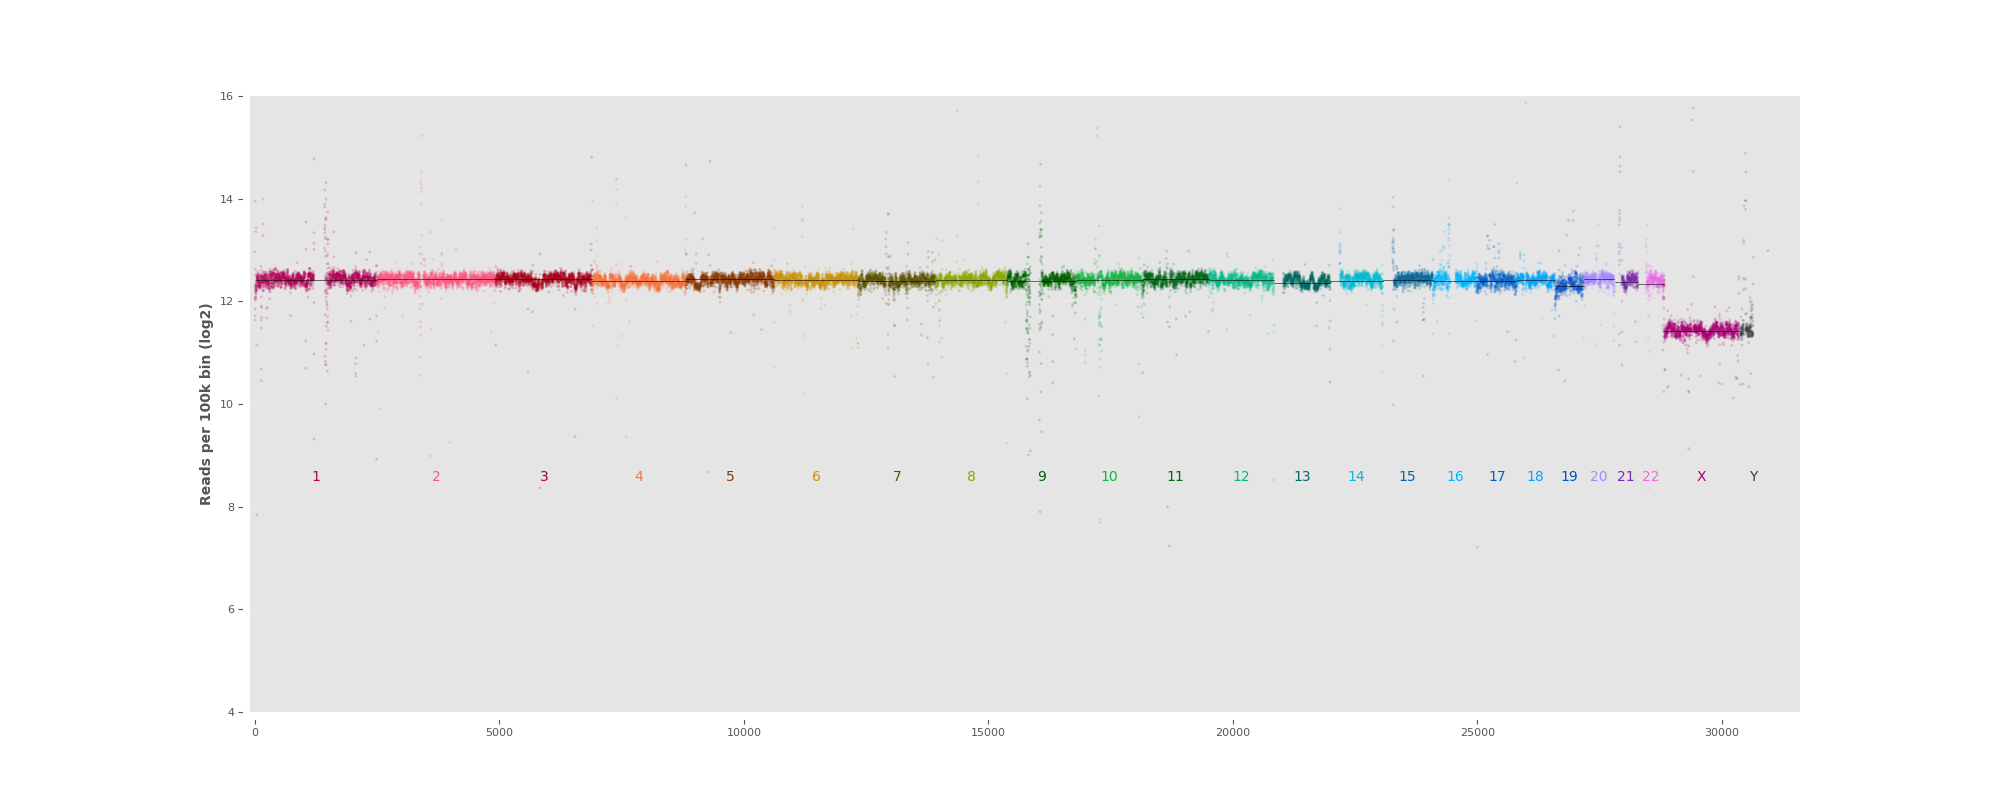

The Python source for this figure:
import pandas as pd
import numpy as np
import os
import matplotlib
matplotlib.use('TkAgg')
import matplotlib.pyplot as plt
import sys
import vcf
import os
import re
import json
import math
import six
from matplotlib import colors
from itertools import cycle
from colormath.color_objects import LCHabColor, sRGBColor
from colormath.color_conversions import convert_color
from scipy.stats import gaussian_kde
from sklearn import svm

coverage = pd.read_table('cov_female.bins', names=['chrom', 'start', 'end', 'count', 'nzpos', 'length', 'nzratio'])

def apply_dropped_spine(ax, spines=('left', 'bottom'), xgrid=False, smart_bounds=False,
                        drop=5):
    if drop:
        for sp in spines:
            ax.spines[sp].set_position(('outward', drop))

    for loc, spine in ax.spines.items():
        if loc in spines:
            spine.set_smart_bounds(smart_bounds)
            spine.set_linewidth(0.8)
        else:
            spine.set_color('none') # don't draw spine

    # turn off ticks where there is no spine
    if 'left' in spines:
        ax.yaxis.set_ticks_position('left')
    elif 'right' in spines:
        ax.yaxis.set_ticks_position('right')
    else:
        # no yaxis ticks
        ax.yaxis.set_ticks([])

    if 'bottom' in spines:
        ax.xaxis.set_ticks_position('bottom')
    elif 'top' in spines:
        ax.xaxis.set_ticks_position('top')
    else:
        # no xaxis ticks
        ax.xaxis.set_ticks([])

    ax.yaxis.grid(True, linestyle='-', alpha=0.1, linewidth=1.5)
    if xgrid:
        ax.xaxis.grid(True, linestyle='-', alpha=0.1, linewidth=1.5)
    else:
        ax.xaxis.grid(False)

    ax.tick_params('both', which='major', width=0.8, direction='out', pad=3)

    leg = ax.get_legend()
    if leg is not None:
        ltext  = leg.get_texts()
        llines = leg.get_lines()
        frame  = leg.get_frame()

        #frame.set_facecolor('0.80')
        frame.set_linewidth(0.8)
        plt.setp(ltext, fontsize='12')
        plt.setp(llines, linewidth=1.5)

chrom_human_order = lambda x: 'chr{:03d}'.format(int(x[3:])) if x[3:].isdigit() else x

binsize = coverage['length'].value_counts().index[0]

covs = coverage[(coverage['length'] == binsize) & (coverage['chrom'].apply(len) <= 6)].copy()
covs['chrom_sortkey'] = covs['chrom'].apply(chrom_human_order)
covs = covs.sort_values(by=['chrom_sortkey', 'start']).reset_index(drop=True)
print(covs.head())

def colormap_lch(n, lum=(35, 65), chroma=75, start=0, end=300):
    if isinstance(lum, list) or isinstance(lum, tuple):
        lum = cycle(lum)
    else:
        lum = cycle([lum])

    rgbs = []
    for hue, lumn in zip(np.linspace(start, end, n), lum):
        rgb = convert_color(LCHabColor(lumn, chroma, hue), sRGBColor).get_value_tuple()
        rgbs.append('#{:02x}{:02x}{:02x}'.format(*map(int, np.array(rgb).clip(0, 1) * 255.0)))
    return rgbs

plt.style.use('ggplot')
plt.rcParams['font.family'] = 'serif'
plt.rcParams['font.serif'] = 'Ubuntu'
plt.rcParams['font.monospace'] = 'Ubuntu Mono'
plt.rcParams['font.size'] = 10
plt.rcParams['axes.labelsize'] = 10
plt.rcParams['axes.labelweight'] = 'bold'
plt.rcParams['axes.titlesize'] = 10
plt.rcParams['xtick.labelsize'] = 8
plt.rcParams['ytick.labelsize'] = 8
plt.rcParams['legend.fontsize'] = 10
plt.rcParams['figure.titlesize'] = 12

plt.figure(figsize=(9, 3))

chromosomes = covs['chrom'].unique()
plt.xticks(np.arange(1, len(chromosomes) + 1),
           [c[3:] for c in chromosomes])

plt.xlabel('chromosome')
plt.ylabel('log2 read count/bin')

colors_ = list(six.iteritems(colors.cnames))

for name, rgb in six.iteritems(colors.ColorConverter.colors):
    hex_ = colors.rgb2hex(rgb)
    colors_.append((name, hex_))

# Transform to hex color values.
hex_ = [color[1] for color in colors_]
# Get the rgb equivalent.
rgb = [colors.hex2color(color) for color in hex_]
# Get the hsv equivalent.
hsv = [colors.rgb_to_hsv(color) for color in rgb]

chroms = sorted(covs['chrom_sortkey'].unique())
chromcolors = {chrom: color for chrom, color
               in zip(chroms, hex_)}
chromcolors['chrY'] = '#3d3d3d'

chroms = sorted(covs['chrom_sortkey'].unique())
chromcolors = {chrom: color for chrom, color
               in zip(chroms, colormap_lch(len(chroms), end=360))}
chromcolors['chrY'] = '#3d3d3d'

fig, ax = plt.subplots(1, 1, figsize=(20, 8))

chromnameY = 8.5
wiggle_y = .1

for i, (chrom, rows) in enumerate(covs.groupby('chrom_sortkey')):
    ax.scatter(rows.index, np.log2(rows['count']),
               edgecolor='none', s=4, alpha=0.2,
               c=chromcolors[chrom])

    center_y = np.median(np.log2(rows['count']).dropna())
    ax.plot([rows.index[0], rows.index[-1]],
            [center_y, center_y],
            c='black',linewidth=0.4)
    
    center_x = np.mean(rows.index)
    ax.annotate(chrom[3:].lstrip('0'),
                (center_x, chromnameY),
                color=chromcolors[chrom], ha='center')

apply_dropped_spine(ax)

ax.set_ylabel('Reads per 100k bin (log2)')
ax.set_xlim(-100, 15800*2)
ax.set_ylim(4, 16)

fig.savefig('nipt.png')

